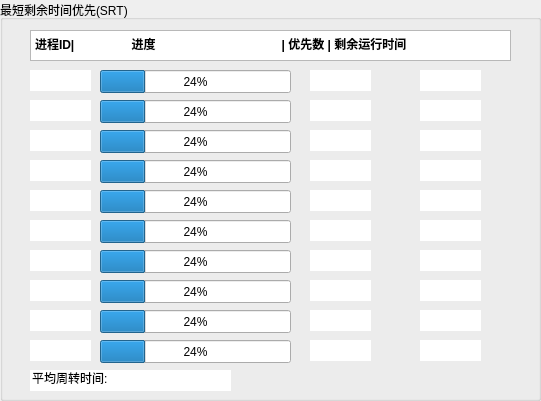
  <widget class="QGroupBox" name="groupBox_SRT">
   <property name="geometry">
    <rect>
     <x>820</x>
     <y>430</y>
     <width>541</width>
     <height>401</height>
    </rect>
   </property>
   <property name="title">
    <string>最短剩余时间优先(SRT)</string>
   </property>
   <widget class="QTextEdit" name="textEdit_5">
    <property name="geometry">
     <rect>
      <x>30</x>
      <y>30</y>
      <width>481</width>
      <height>31</height>
     </rect>
    </property>
    <property name="html">
     <string>&lt;!DOCTYPE HTML PUBLIC &quot;-//W3C//DTD HTML 4.0//EN&quot; &quot;http://www.w3.org/TR/REC-html40/strict.dtd&quot;&gt;
&lt;html&gt;&lt;head&gt;&lt;meta name=&quot;qrichtext&quot; content=&quot;1&quot; /&gt;&lt;style type=&quot;text/css&quot;&gt;
p, li { white-space: pre-wrap; }
&lt;/style&gt;&lt;/head&gt;&lt;body style=&quot; font-family:'SimSun'; font-size:9pt; font-weight:400; font-style:normal;&quot;&gt;
&lt;p style=&quot; margin-top:0px; margin-bottom:0px; margin-left:0px; margin-right:0px; -qt-block-indent:0; text-indent:0px;&quot;&gt;&lt;span style=&quot; font-family:'SimSun'; font-weight:600;&quot;&gt;进程ID|	     进度		  | 优先数 | 剩余运行时间&lt;/span&gt;&lt;/p&gt;&lt;/body&gt;&lt;/html&gt;</string>
    </property>
   </widget>
   <widget class="QLineEdit" name="lineEdit_Ready_SRT3">
    <property name="geometry">
     <rect>
      <x>30</x>
      <y>160</y>
      <width>61</width>
      <height>21</height>
     </rect>
    </property>
    <property name="frame">
     <bool>false</bool>
    </property>
    <property name="readOnly">
     <bool>true</bool>
    </property>
   </widget>
   <widget class="QProgressBar" name="progressBar_Ready_SRT3">
    <property name="geometry">
     <rect>
      <x>100</x>
      <y>160</y>
      <width>191</width>
      <height>23</height>
     </rect>
    </property>
    <property name="value">
     <number>24</number>
    </property>
   </widget>
   <widget class="QLineEdit" name="lineEdit_Ready_SRT1">
    <property name="geometry">
     <rect>
      <x>30</x>
      <y>100</y>
      <width>61</width>
      <height>21</height>
     </rect>
    </property>
    <property name="frame">
     <bool>false</bool>
    </property>
    <property name="readOnly">
     <bool>true</bool>
    </property>
   </widget>
   <widget class="QProgressBar" name="progressBar_Ready_SRT1">
    <property name="geometry">
     <rect>
      <x>100</x>
      <y>100</y>
      <width>191</width>
      <height>23</height>
     </rect>
    </property>
    <property name="value">
     <number>24</number>
    </property>
   </widget>
   <widget class="QProgressBar" name="progressBar_Ready_SRT4">
    <property name="geometry">
     <rect>
      <x>100</x>
      <y>190</y>
      <width>191</width>
      <height>23</height>
     </rect>
    </property>
    <property name="value">
     <number>24</number>
    </property>
   </widget>
   <widget class="QLineEdit" name="lineEdit_Ready_SRT6">
    <property name="geometry">
     <rect>
      <x>30</x>
      <y>250</y>
      <width>61</width>
      <height>21</height>
     </rect>
    </property>
    <property name="frame">
     <bool>false</bool>
    </property>
    <property name="readOnly">
     <bool>true</bool>
    </property>
   </widget>
   <widget class="QProgressBar" name="progressBar_Run_SRT">
    <property name="geometry">
     <rect>
      <x>100</x>
      <y>70</y>
      <width>191</width>
      <height>23</height>
     </rect>
    </property>
    <property name="value">
     <number>24</number>
    </property>
   </widget>
   <widget class="QProgressBar" name="progressBar_Ready_SRT7">
    <property name="geometry">
     <rect>
      <x>100</x>
      <y>280</y>
      <width>191</width>
      <height>23</height>
     </rect>
    </property>
    <property name="value">
     <number>24</number>
    </property>
   </widget>
   <widget class="QLineEdit" name="lineEdit_Ready_SRT9">
    <property name="geometry">
     <rect>
      <x>30</x>
      <y>340</y>
      <width>61</width>
      <height>21</height>
     </rect>
    </property>
    <property name="frame">
     <bool>false</bool>
    </property>
    <property name="readOnly">
     <bool>true</bool>
    </property>
   </widget>
   <widget class="QProgressBar" name="progressBar_Ready_SRT9">
    <property name="geometry">
     <rect>
      <x>100</x>
      <y>340</y>
      <width>191</width>
      <height>23</height>
     </rect>
    </property>
    <property name="value">
     <number>24</number>
    </property>
   </widget>
   <widget class="QLineEdit" name="lineEdit_Ready_SRT5">
    <property name="geometry">
     <rect>
      <x>30</x>
      <y>220</y>
      <width>61</width>
      <height>21</height>
     </rect>
    </property>
    <property name="frame">
     <bool>false</bool>
    </property>
    <property name="readOnly">
     <bool>true</bool>
    </property>
   </widget>
   <widget class="QLineEdit" name="lineEdit_Ready_SRT2">
    <property name="geometry">
     <rect>
      <x>30</x>
      <y>130</y>
      <width>61</width>
      <height>21</height>
     </rect>
    </property>
    <property name="frame">
     <bool>false</bool>
    </property>
    <property name="readOnly">
     <bool>true</bool>
    </property>
   </widget>
   <widget class="QProgressBar" name="progressBar_Ready_SRT6">
    <property name="geometry">
     <rect>
      <x>100</x>
      <y>250</y>
      <width>191</width>
      <height>23</height>
     </rect>
    </property>
    <property name="value">
     <number>24</number>
    </property>
   </widget>
   <widget class="QLineEdit" name="lineEdit_Ready_SRT7">
    <property name="geometry">
     <rect>
      <x>30</x>
      <y>280</y>
      <width>61</width>
      <height>21</height>
     </rect>
    </property>
    <property name="frame">
     <bool>false</bool>
    </property>
    <property name="readOnly">
     <bool>true</bool>
    </property>
   </widget>
   <widget class="QLineEdit" name="lineEdit_Ready_SRT8">
    <property name="geometry">
     <rect>
      <x>30</x>
      <y>310</y>
      <width>61</width>
      <height>21</height>
     </rect>
    </property>
    <property name="frame">
     <bool>false</bool>
    </property>
    <property name="readOnly">
     <bool>true</bool>
    </property>
   </widget>
   <widget class="QProgressBar" name="progressBar_Ready_SRT5">
    <property name="geometry">
     <rect>
      <x>100</x>
      <y>220</y>
      <width>191</width>
      <height>23</height>
     </rect>
    </property>
    <property name="value">
     <number>24</number>
    </property>
   </widget>
   <widget class="QProgressBar" name="progressBar_Ready_SRT2">
    <property name="geometry">
     <rect>
      <x>100</x>
      <y>130</y>
      <width>191</width>
      <height>23</height>
     </rect>
    </property>
    <property name="value">
     <number>24</number>
    </property>
   </widget>
   <widget class="QProgressBar" name="progressBar_Ready_SRT8">
    <property name="geometry">
     <rect>
      <x>100</x>
      <y>310</y>
      <width>191</width>
      <height>23</height>
     </rect>
    </property>
    <property name="value">
     <number>24</number>
    </property>
   </widget>
   <widget class="QLineEdit" name="lineEdit_Run_SRT">
    <property name="geometry">
     <rect>
      <x>30</x>
      <y>70</y>
      <width>61</width>
      <height>21</height>
     </rect>
    </property>
    <property name="frame">
     <bool>false</bool>
    </property>
    <property name="readOnly">
     <bool>true</bool>
    </property>
   </widget>
   <widget class="QLineEdit" name="lineEdit_Ready_SRT4">
    <property name="geometry">
     <rect>
      <x>30</x>
      <y>190</y>
      <width>61</width>
      <height>21</height>
     </rect>
    </property>
    <property name="frame">
     <bool>false</bool>
    </property>
    <property name="readOnly">
     <bool>true</bool>
    </property>
   </widget>
   <widget class="QLineEdit" name="lineEdit_AvgTime_SRT">
    <property name="geometry">
     <rect>
      <x>130</x>
      <y>370</y>
      <width>101</width>
      <height>21</height>
     </rect>
    </property>
    <property name="text">
     <string/>
    </property>
    <property name="frame">
     <bool>false</bool>
    </property>
    <property name="readOnly">
     <bool>true</bool>
    </property>
   </widget>
   <widget class="QLineEdit" name="lineEdit_Ready_RR9_5">
    <property name="geometry">
     <rect>
      <x>30</x>
      <y>370</y>
      <width>101</width>
      <height>21</height>
     </rect>
    </property>
    <property name="text">
     <string>平均周转时间:</string>
    </property>
    <property name="frame">
     <bool>false</bool>
    </property>
    <property name="readOnly">
     <bool>true</bool>
    </property>
   </widget>
   <widget class="QLineEdit" name="lineEdit_Ready_Pri_SRT7">
    <property name="geometry">
     <rect>
      <x>310</x>
      <y>280</y>
      <width>61</width>
      <height>21</height>
     </rect>
    </property>
    <property name="frame">
     <bool>false</bool>
    </property>
    <property name="readOnly">
     <bool>true</bool>
    </property>
   </widget>
   <widget class="QLineEdit" name="lineEdit_Ready_Time_SRT8">
    <property name="geometry">
     <rect>
      <x>420</x>
      <y>310</y>
      <width>61</width>
      <height>21</height>
     </rect>
    </property>
    <property name="frame">
     <bool>false</bool>
    </property>
    <property name="readOnly">
     <bool>true</bool>
    </property>
   </widget>
   <widget class="QLineEdit" name="lineEdit_Run_Time_SRT">
    <property name="geometry">
     <rect>
      <x>420</x>
      <y>70</y>
      <width>61</width>
      <height>21</height>
     </rect>
    </property>
    <property name="frame">
     <bool>false</bool>
    </property>
    <property name="readOnly">
     <bool>true</bool>
    </property>
   </widget>
   <widget class="QLineEdit" name="lineEdit_Ready_Time_SRT4">
    <property name="geometry">
     <rect>
      <x>420</x>
      <y>190</y>
      <width>61</width>
      <height>21</height>
     </rect>
    </property>
    <property name="frame">
     <bool>false</bool>
    </property>
    <property name="readOnly">
     <bool>true</bool>
    </property>
   </widget>
   <widget class="QLineEdit" name="lineEdit_Ready_Pri_SRT6">
    <property name="geometry">
     <rect>
      <x>310</x>
      <y>250</y>
      <width>61</width>
      <height>21</height>
     </rect>
    </property>
    <property name="frame">
     <bool>false</bool>
    </property>
    <property name="readOnly">
     <bool>true</bool>
    </property>
   </widget>
   <widget class="QLineEdit" name="lineEdit_Ready_Time_SRT1">
    <property name="geometry">
     <rect>
      <x>420</x>
      <y>100</y>
      <width>61</width>
      <height>21</height>
     </rect>
    </property>
    <property name="frame">
     <bool>false</bool>
    </property>
    <property name="readOnly">
     <bool>true</bool>
    </property>
   </widget>
   <widget class="QLineEdit" name="lineEdit_Ready_Time_SRT9">
    <property name="geometry">
     <rect>
      <x>420</x>
      <y>340</y>
      <width>61</width>
      <height>21</height>
     </rect>
    </property>
    <property name="frame">
     <bool>false</bool>
    </property>
    <property name="readOnly">
     <bool>true</bool>
    </property>
   </widget>
   <widget class="QLineEdit" name="lineEdit_Ready_Time_SRT5">
    <property name="geometry">
     <rect>
      <x>420</x>
      <y>220</y>
      <width>61</width>
      <height>21</height>
     </rect>
    </property>
    <property name="frame">
     <bool>false</bool>
    </property>
    <property name="readOnly">
     <bool>true</bool>
    </property>
   </widget>
   <widget class="QLineEdit" name="lineEdit_Ready_Pri_SRT1">
    <property name="geometry">
     <rect>
      <x>310</x>
      <y>100</y>
      <width>61</width>
      <height>21</height>
     </rect>
    </property>
    <property name="frame">
     <bool>false</bool>
    </property>
    <property name="readOnly">
     <bool>true</bool>
    </property>
   </widget>
   <widget class="QLineEdit" name="lineEdit_Run_Pri_SRT">
    <property name="geometry">
     <rect>
      <x>310</x>
      <y>70</y>
      <width>61</width>
      <height>21</height>
     </rect>
    </property>
    <property name="frame">
     <bool>false</bool>
    </property>
    <property name="readOnly">
     <bool>true</bool>
    </property>
   </widget>
   <widget class="QLineEdit" name="lineEdit_Ready_Pri_SRT3">
    <property name="geometry">
     <rect>
      <x>310</x>
      <y>160</y>
      <width>61</width>
      <height>21</height>
     </rect>
    </property>
    <property name="frame">
     <bool>false</bool>
    </property>
    <property name="readOnly">
     <bool>true</bool>
    </property>
   </widget>
   <widget class="QLineEdit" name="lineEdit_Ready_Time_SRT7">
    <property name="geometry">
     <rect>
      <x>420</x>
      <y>280</y>
      <width>61</width>
      <height>21</height>
     </rect>
    </property>
    <property name="frame">
     <bool>false</bool>
    </property>
    <property name="readOnly">
     <bool>true</bool>
    </property>
   </widget>
   <widget class="QLineEdit" name="lineEdit_Ready_Pri_SRT9">
    <property name="geometry">
     <rect>
      <x>310</x>
      <y>340</y>
      <width>61</width>
      <height>21</height>
     </rect>
    </property>
    <property name="frame">
     <bool>false</bool>
    </property>
    <property name="readOnly">
     <bool>true</bool>
    </property>
   </widget>
   <widget class="QLineEdit" name="lineEdit_Ready_Pri_SRT4">
    <property name="geometry">
     <rect>
      <x>310</x>
      <y>190</y>
      <width>61</width>
      <height>21</height>
     </rect>
    </property>
    <property name="frame">
     <bool>false</bool>
    </property>
    <property name="readOnly">
     <bool>true</bool>
    </property>
   </widget>
   <widget class="QLineEdit" name="lineEdit_Ready_Pri_SRT8">
    <property name="geometry">
     <rect>
      <x>310</x>
      <y>310</y>
      <width>61</width>
      <height>21</height>
     </rect>
    </property>
    <property name="frame">
     <bool>false</bool>
    </property>
    <property name="readOnly">
     <bool>true</bool>
    </property>
   </widget>
   <widget class="QLineEdit" name="lineEdit_Ready_Time_SRT2">
    <property name="geometry">
     <rect>
      <x>420</x>
      <y>130</y>
      <width>61</width>
      <height>21</height>
     </rect>
    </property>
    <property name="frame">
     <bool>false</bool>
    </property>
    <property name="readOnly">
     <bool>true</bool>
    </property>
   </widget>
   <widget class="QLineEdit" name="lineEdit_Ready_Pri_SRT5">
    <property name="geometry">
     <rect>
      <x>310</x>
      <y>220</y>
      <width>61</width>
      <height>21</height>
     </rect>
    </property>
    <property name="frame">
     <bool>false</bool>
    </property>
    <property name="readOnly">
     <bool>true</bool>
    </property>
   </widget>
   <widget class="QLineEdit" name="lineEdit_Ready_Time_SRT6">
    <property name="geometry">
     <rect>
      <x>420</x>
      <y>250</y>
      <width>61</width>
      <height>21</height>
     </rect>
    </property>
    <property name="frame">
     <bool>false</bool>
    </property>
    <property name="readOnly">
     <bool>true</bool>
    </property>
   </widget>
   <widget class="QLineEdit" name="lineEdit_Ready_Pri_SRT2">
    <property name="geometry">
     <rect>
      <x>310</x>
      <y>130</y>
      <width>61</width>
      <height>21</height>
     </rect>
    </property>
    <property name="frame">
     <bool>false</bool>
    </property>
    <property name="readOnly">
     <bool>true</bool>
    </property>
   </widget>
   <widget class="QLineEdit" name="lineEdit_Ready_Time_SRT3">
    <property name="geometry">
     <rect>
      <x>420</x>
      <y>160</y>
      <width>61</width>
      <height>21</height>
     </rect>
    </property>
    <property name="frame">
     <bool>false</bool>
    </property>
    <property name="readOnly">
     <bool>true</bool>
    </property>
   </widget>
  </widget>
